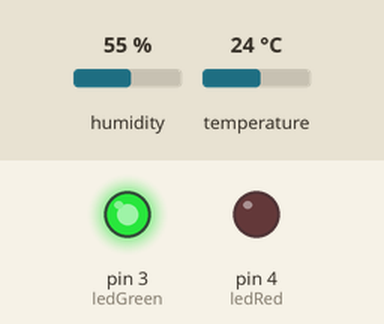
Recording of a sketch running on a simulated Arduino Uno, built with avr-gcc and run on an emulated ATmega328P. On the bench: output pins drawn as LEDs (lit = HIGH). The test bench sets the inputs (shaded band); at power-on: temperature 24 °C, humidity 55 %.

Above: at 2.8 s.
2.9 s: temperature set to 21 °C
5.6 s: temperature set to 18 °C
At 7.2 s:
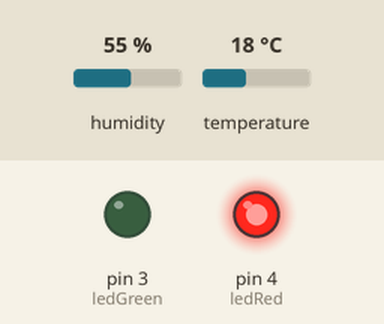
8.3 s: temperature set to 28 °C
At 10.7 s:
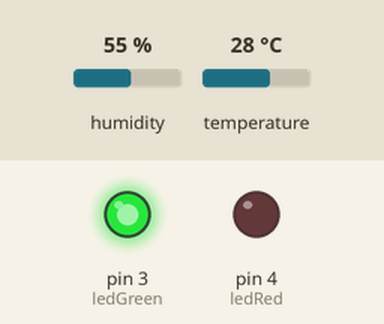
11.6 s: temperature set to 12 °C
At 13.1 s:
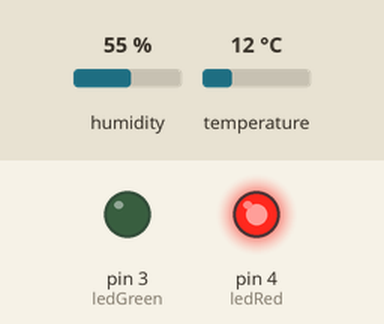
Timing chart, 0 to 14.6 s (numbered marks = the images above; inputs shaded):
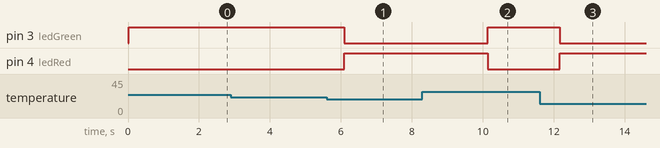

Measured:
- the behaviour switches between 20 and 19 °C on temperature (found by bisection; images 0 and 1)
- after the input at 2.9 s, every drawn part: stays the same
- after the input at 5.6 s, pin 3 (ledGreen): HIGH → LOW after 0.49 s; pin 4 (ledRed): LOW → HIGH after 0.49 s
- after the input at 8.3 s, pin 3 (ledGreen): LOW → HIGH after 1.8 s; pin 4 (ledRed): HIGH → LOW after 1.8 s
- after the input at 11.6 s, pin 3 (ledGreen): HIGH → LOW after 0.56 s; pin 4 (ledRed): LOW → HIGH after 0.56 s

The sketch:

weather_station.ino
```cpp
#include <DHT.h>
#define DHTPIN 2
#define DHTTYPE DHT11
DHT dht(DHTPIN, DHTTYPE);
const int ledGreen = 3;
const int ledRed = 4;

void setup()
{
  dht.begin();
  pinMode(ledGreen, OUTPUT);
  pinMode(ledRed, OUTPUT);
  Serial.begin(9600);
}

void loop()
{
  float t = dht.readTemperature();
  if(t>28 || t<20)
  {
    digitalWrite(ledRed,HIGH);
    digitalWrite(ledGreen,LOW);
  }
  else
  {
    digitalWrite(ledRed,LOW);
    digitalWrite(ledGreen,HIGH);
  }
  delay(1000);
}
```
